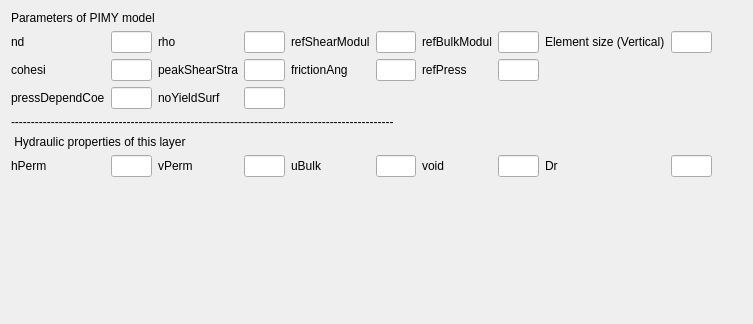
<?xml version="1.0" encoding="UTF-8"?>
<ui version="4.0">
 <class>PIMYUi</class>
 <widget class="QDialog" name="PIMYUi">
  <property name="geometry">
   <rect>
    <x>0</x>
    <y>0</y>
    <width>753</width>
    <height>324</height>
   </rect>
  </property>
  <property name="windowTitle">
   <string>Dialog</string>
  </property>
  <layout class="QGridLayout" name="gridLayout">
   <item row="2" column="5">
    <widget class="QLineEdit" name="frictionAng"/>
   </item>
   <item row="6" column="7">
    <widget class="QLineEdit" name="evoid"/>
   </item>
   <item row="4" column="0" colspan="15">
    <widget class="QLabel" name="line1_2">
     <property name="text">
      <string>------------------------------------------------------------------------------------------------</string>
     </property>
    </widget>
   </item>
   <item row="6" column="9">
    <widget class="QLineEdit" name="Dr"/>
   </item>
   <item row="6" column="3">
    <widget class="QLineEdit" name="vPerm"/>
   </item>
   <item row="1" column="5">
    <widget class="QLineEdit" name="refShearModul"/>
   </item>
   <item row="5" column="0" colspan="14">
    <widget class="QLabel" name="hydraulicLabel">
     <property name="text">
      <string> Hydraulic properties of this layer</string>
     </property>
    </widget>
   </item>
   <item row="3" column="3">
    <widget class="QLineEdit" name="noYieldSurf"/>
   </item>
   <item row="6" column="4">
    <widget class="QLabel" name="uBulk_2">
     <property name="text">
      <string>uBulk</string>
     </property>
    </widget>
   </item>
   <item row="1" column="0">
    <widget class="QLabel" name="nd_2">
     <property name="text">
      <string>nd</string>
     </property>
    </widget>
   </item>
   <item row="6" column="2">
    <widget class="QLabel" name="vPerm_2">
     <property name="text">
      <string>vPerm</string>
     </property>
    </widget>
   </item>
   <item row="1" column="6">
    <widget class="QLabel" name="refBulkModul_2">
     <property name="text">
      <string>refBulkModul</string>
     </property>
    </widget>
   </item>
   <item row="6" column="5">
    <widget class="QLineEdit" name="uBulk"/>
   </item>
   <item row="0" column="0" colspan="9">
    <widget class="QLabel" name="label_34">
     <property name="text">
      <string>Parameters of PIMY model </string>
     </property>
    </widget>
   </item>
   <item row="1" column="4">
    <widget class="QLabel" name="refShearModul_2">
     <property name="text">
      <string>refShearModul</string>
     </property>
    </widget>
   </item>
   <item row="6" column="0">
    <widget class="QLabel" name="hPerm_2">
     <property name="text">
      <string>hPerm</string>
     </property>
    </widget>
   </item>
   <item row="1" column="2">
    <widget class="QLabel" name="rho_2">
     <property name="text">
      <string>rho</string>
     </property>
    </widget>
   </item>
   <item row="1" column="8">
    <widget class="QLabel" name="eSizeLabel">
     <property name="text">
      <string>Element size (Vertical)</string>
     </property>
    </widget>
   </item>
   <item row="2" column="2">
    <widget class="QLabel" name="peakShearStra_2">
     <property name="text">
      <string>peakShearStra</string>
     </property>
    </widget>
   </item>
   <item row="2" column="4">
    <widget class="QLabel" name="frictionAng_2">
     <property name="text">
      <string>frictionAng</string>
     </property>
    </widget>
   </item>
   <item row="6" column="1">
    <widget class="QLineEdit" name="hPerm"/>
   </item>
   <item row="2" column="7">
    <widget class="QLineEdit" name="refPress"/>
   </item>
   <item row="6" column="6">
    <widget class="QLabel" name="evoid_2">
     <property name="text">
      <string>void</string>
     </property>
    </widget>
   </item>
   <item row="1" column="1">
    <widget class="QLineEdit" name="nd"/>
   </item>
   <item row="1" column="7">
    <widget class="QLineEdit" name="refBulkModul"/>
   </item>
   <item row="2" column="6">
    <widget class="QLabel" name="refPress_2">
     <property name="text">
      <string>refPress</string>
     </property>
    </widget>
   </item>
   <item row="2" column="0">
    <widget class="QLabel" name="cohesi_2">
     <property name="text">
      <string>cohesi</string>
     </property>
    </widget>
   </item>
   <item row="2" column="1">
    <widget class="QLineEdit" name="cohesi"/>
   </item>
   <item row="3" column="0">
    <widget class="QLabel" name="pressDependCoe_2">
     <property name="text">
      <string>pressDependCoe</string>
     </property>
    </widget>
   </item>
   <item row="3" column="1">
    <widget class="QLineEdit" name="pressDependCoe"/>
   </item>
   <item row="2" column="3">
    <widget class="QLineEdit" name="peakShearStra"/>
   </item>
   <item row="1" column="3">
    <widget class="QLineEdit" name="rho"/>
   </item>
   <item row="1" column="9">
    <widget class="QLineEdit" name="eSize"/>
   </item>
   <item row="3" column="2">
    <widget class="QLabel" name="noYieldSurf_2">
     <property name="text">
      <string>noYieldSurf</string>
     </property>
    </widget>
   </item>
   <item row="6" column="8">
    <widget class="QLabel" name="Dr_2">
     <property name="text">
      <string>Dr</string>
     </property>
    </widget>
   </item>
   <item row="7" column="6">
    <spacer name="verticalSpacer">
     <property name="orientation">
      <enum>Qt::Vertical</enum>
     </property>
     <property name="sizeHint" stdset="0">
      <size>
       <width>20</width>
       <height>40</height>
      </size>
     </property>
    </spacer>
   </item>
   <item row="6" column="10">
    <spacer name="horizontalSpacer">
     <property name="orientation">
      <enum>Qt::Horizontal</enum>
     </property>
     <property name="sizeHint" stdset="0">
      <size>
       <width>40</width>
       <height>20</height>
      </size>
     </property>
    </spacer>
   </item>
  </layout>
 </widget>
 <resources/>
 <connections/>
</ui>
